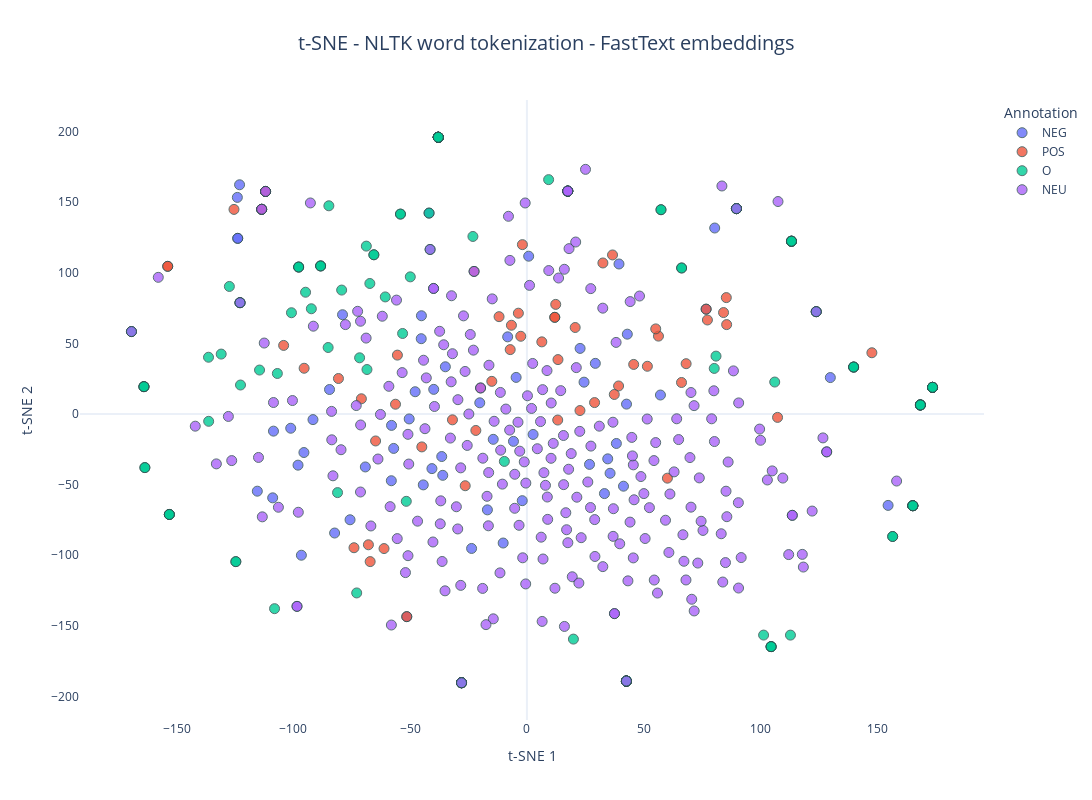

Notebook cell for this chart:
### Code cell
fig = px.scatter(
    x=vectors_fasttext_embedded[:, 0],
    y=vectors_fasttext_embedded[:, 1],
    color=annotations_fasttext,
    hover_data={"word": words_used_fasttext, "annotation": annotations_fasttext},
    title="t-SNE - NLTK word tokenization - FastText embeddings",
    labels={"color": "Annotation", "x": "t-SNE 1", "y": "t-SNE 2"},
    color_continuous_scale=px.colors.sequential.Viridis,
    template="plotly_white",
)

fig.update_traces(
    marker=dict(size=10, opacity=0.8, line=dict(width=1, color="DarkSlateGrey"))
)
fig.update_layout(
    title_font_size=20,
    title_x=0.5,
    xaxis=dict(showgrid=False),
    yaxis=dict(showgrid=False),
    coloraxis_colorbar=dict(title="Annotation"),
    legend_title_text="Annotation",
    width=1200,
    height=800,
)

fig.show()

### Figure 1 — Plotly figure (JSON) as saved in the notebook; plotly's stock layout.template omitted (floating-point values rounded to 4 significant figures; data arrays with more than 128 entries replaced by an {"elided": "..."} marker saying what was removed)
{"data": [{"customdata": {"elided": "72x2 str values"}, "hovertemplate": "Annotation=NEG<br>t-SNE 1=%{x}<br>t-SNE 2=%{y}<br>word=%{customdata[0]}<br>annotation=%{customdata[1]}<extra></extra>", "legendgroup": "NEG", "marker": {"color": "#636efa", "line": {"color": "DarkSlateGrey", "width": 1}, "opacity": 0.8, "size": 10, "symbol": "circle"}, "mode": "markers", "name": "NEG", "orientation": "v", "showlegend": true, "type": "scatter", "x": [-5.755, -108.5, -75.73, -124.0, 43.0, 38.31, -23.68, 26.81, 165.3, 41.36, -47.86, -111.9, -36.47, 33.21, -111.9, 17.5, -8.236, -101.1, -111.9, -57.97, 57.18, 2.651, -91.61, -113.6, 0.7611, -84.52, 42.66, -113.6, -36.03, -123.8, -40.67, -69.19, -44.38, -50.41, 35.61, -123.0, -16.91, 129.9, -82.35, -108.9, -57.05, -34.92, -45.17, 154.7, -58.06, -113.6, 39.43, -78.96, 24.46, 29.3, -98.01, -95.49, -123.8, 76.75, -45.26, -20.19, -39.9, -51.44, -14.42, 165.3, -1.998, 34.61, 22.77, -41.9, -111.9, -115.4, -4.616, 42.6, -10.17, 139.9, 80.42, -96.58], "xaxis": "x", "y": [-19.39, -12.16, -74.9, 153.3, 56.47, -20.89, -95.2, -35.7, -64.95, -51.13, 15.72, 157.5, -30.14, -56.38, 157.5, 157.7, 54.57, -10.12, 157.5, -8.09, 13.4, -14.5, -4.007, 144.9, 111.7, 17.3, 6.966, 144.9, -43.44, 124.3, -38.69, -37.51, -50.21, -3.532, -41.99, 162.2, -67.89, 25.75, -84.28, -59.38, -24.4, 33.39, 69.5, -64.72, -47.27, 144.9, 106.1, 70.23, 22.5, 35.8, -36.24, -27.3, 124.3, 74.18, 53.26, 7.883, 17.4, -143.5, -17.96, -64.95, -61.38, -31.79, 46.39, 142.2, 157.5, -54.66, 25.87, -189.1, -91.36, 33.19, 131.6, -99.99], "yaxis": "y"}, {"customdata": [["nie", "POS"], ["mam", "POS"], ["żadnych", "POS"], ["zastrzeżeń", "POS"], ["polecam", "POS"], ["solidny", "POS"], ["świetnie", "POS"], ["ładne", "POS"], ["dobrze", "POS"], ["fajnie", "POS"], ["wysoki", "POS"], ["stabilny", "POS"], ["de", "POS"], ["best", "POS"], ["ok", "POS"], ["nie", "POS"], ["problem", "POS"], ["polecam", "POS"], ["zmieli", "POS"], ["wszystko", "POS"], ["poleca", "POS"], ["pozdrawiam", "POS"], ["pasuje", "POS"], ["IDEALNIE", "POS"], ["wpasowuje", "POS"], ["się", "POS"], ["bez", "POS"], ["obaw", "POS"], ["wchodzi", "POS"], ["idealnie", "POS"], ["trwałe", "POS"], ["każdy", "POS"], ["sobie", "POS"], ["z", "POS"], ["tym", "POS"], ["poradzi", "POS"], ["lepszy", "POS"], ["warto", "POS"], ["lżejszy", "POS"], ["warto", "POS"], ["pobawić", "POS"], ["zawiera", "POS"], ["wszystko", "POS"], ["czego", "POS"], ["potrzeba", "POS"], ["bez", "POS"], ["problemu", "POS"], ["swobodnie", "POS"], ["nie", "POS"], ["przegrzewa", "POS"], ["Polecam", "POS"], ["Super", "POS"], ["dobra", "POS"], ["jakość", "POS"], ["wykonania", "POS"], ["super", "POS"], ["pasuje", "POS"], ["super", "POS"], ["Solidny", "POS"], ["polecam", "POS"]], "hovertemplate": "Annotation=POS<br>t-SNE 1=%{x}<br>t-SNE 2=%{y}<br>word=%{customdata[0]}<br>annotation=%{customdata[1]}<extra></extra>", "legendgroup": "POS", "marker": {"color": "#EF553B", "line": {"color": "DarkSlateGrey", "width": 1}, "opacity": 0.8, "size": 10, "symbol": "circle"}, "mode": "markers", "name": "POS", "orientation": "v", "showlegend": true, "type": "scatter", "x": [-125.4, -1.924, -80.7, 22.72, 76.75, -67.87, -6.628, 68.18, -11.93, -3.655, -67.13, -61.18, 147.7, 20.67, 107.3, -111.9, 39.26, 77.3, -56.27, -19.84, 85.39, 13.2, 56.34, -7.157, 6.386, -37.95, -153.8, 28.97, -45.0, -2.628, 66.21, -104.2, -22.63, -153.1, -164.0, -21.86, 45.73, 32.54, 51.59, 36.67, 13.31, -64.79, -15.03, -95.4, -70.88, -153.8, 37.42, -31.88, -113.6, -26.42, 85.53, 12.35, -55.46, -51.44, 60.17, 11.93, 55.16, 11.93, -74.05, 84.21], "xaxis": "x", "y": [144.8, 119.8, 25.09, 2.409, 74.18, -92.61, 62.79, 35.57, 68.86, 71.33, -104.5, -95.29, 43.32, 61.19, -2.433, 157.5, 19.81, 66.51, 6.888, 18.39, 82.35, -4.309, 55.09, 45.54, 51.02, 195.8, 104.5, 8.037, -23.33, 54.98, 22.26, 48.52, 100.9, -71.14, 19.32, -11.68, 35.06, 106.9, 33.75, 112.5, 38.47, -19.11, 23.07, 32.34, 10.73, 104.5, 13.78, -4.166, 144.9, -50.81, 63.23, 77.56, 41.64, -143.5, -45.45, 68.4, 60.2, 68.4, -94.69, 71.76], "yaxis": "y"}, {"customdata": {"elided": "148x2 str values"}, "hovertemplate": "Annotation=O<br>t-SNE 1=%{x}<br>t-SNE 2=%{y}<br>word=%{customdata[0]}<br>annotation=%{customdata[1]}<extra></extra>", "legendgroup": "O", "marker": {"color": "#00cc96", "line": {"color": "DarkSlateGrey", "width": 1}, "opacity": 0.8, "size": 10, "symbol": "circle"}, "mode": "markers", "name": "O", "orientation": "v", "showlegend": true, "type": "scatter", "x": {"elided": "148 float values"}, "xaxis": "x", "y": {"elided": "148 float values"}, "yaxis": "y"}, {"customdata": {"elided": "238x2 str values"}, "hovertemplate": "Annotation=NEU<br>t-SNE 1=%{x}<br>t-SNE 2=%{y}<br>word=%{customdata[0]}<br>annotation=%{customdata[1]}<extra></extra>", "legendgroup": "NEU", "marker": {"color": "#ab63fa", "line": {"color": "DarkSlateGrey", "width": 1}, "opacity": 0.8, "size": 10, "symbol": "circle"}, "mode": "markers", "name": "NEU", "orientation": "v", "showlegend": true, "type": "scatter", "x": {"elided": "238 float values"}, "xaxis": "x", "y": {"elided": "238 float values"}, "yaxis": "y"}], "layout": {"coloraxis": {"colorbar": {"title": {"text": "Annotation"}}}, "height": 800, "legend": {"title": {"text": "Annotation"}, "tracegroupgap": 0}, "title": {"font": {"size": 20}, "text": "t-SNE - NLTK word tokenization - FastText embeddings", "x": 0.5}, "width": 1200, "xaxis": {"anchor": "y", "domain": [0, 1], "showgrid": false, "title": {"text": "t-SNE 1"}}, "yaxis": {"anchor": "x", "domain": [0, 1], "showgrid": false, "title": {"text": "t-SNE 2"}}}}
